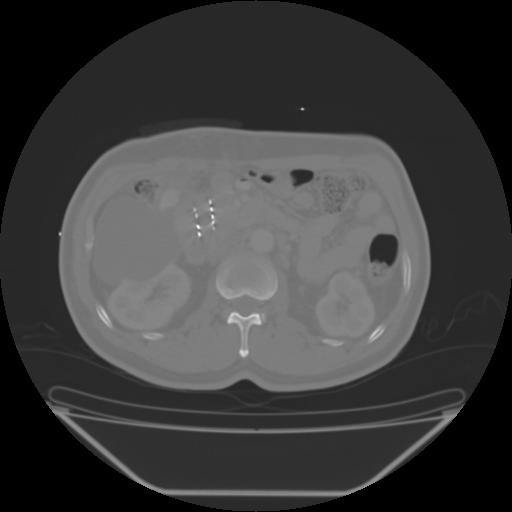
#> input picture Test_Img/4.jpg, 512 x 512 px, found by its file name
$ python peak_local_max.py
#> lines starting #> are read from the running program, lines starting #| are printed output that depends on the picture
# 查找图像中的极值点
from scipy import ndimage as ndi
import matplotlib.pyplot as plt
from skimage.feature import peak_local_max
from skimage import data, img_as_float, io

im = img_as_float(io.imread('/home/qiao/PythonProjects/Scikit-image_On_CT/Test_Img/4.jpg'))
#> im: shape (512, 512) float64; min 0, max 0.996, mean 0.237

# image_max is the dilation of im with a 20*20 structuring element
# It is used within peak_local_max function
image_max = ndi.maximum_filter(im, size=20, mode='constant')
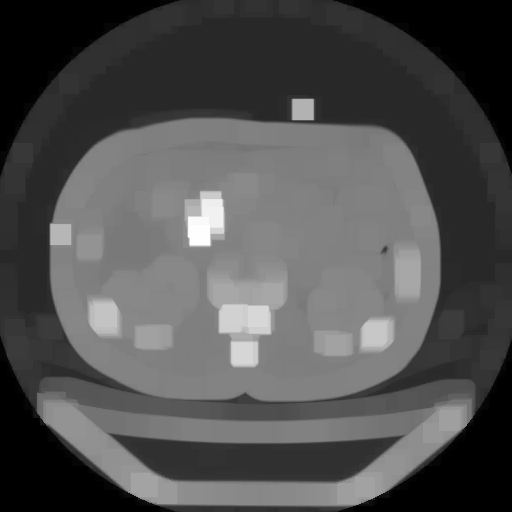
#> image_max: shape (512, 512) float64; min 0, max 0.996, mean 0.318

# Comparison between image_max and im to find the coordinates of local maxima
coordinates = peak_local_max(im, min_distance=30)
#> coordinates = 44 pairs, first value 37 to 431, second value 60 to 449

# display results
fig, axes = plt.subplots(1, 3, figsize=(8, 3), sharex=True, sharey=True)
ax = axes.ravel()
ax[0].imshow(im, cmap=plt.cm.gray)
ax[0].axis('off')
ax[0].set_title('Original')

ax[1].imshow(image_max, cmap=plt.cm.gray)
ax[1].axis('off')
ax[1].set_title('Maximum filter')

ax[2].imshow(im, cmap=plt.cm.gray)
ax[2].autoscale(False)
ax[2].plot(coordinates[:, 1], coordinates[:, 0], 'r.')
ax[2].axis('off')
ax[2].set_title('Peak local max')

fig.tight_layout()

plt.show()
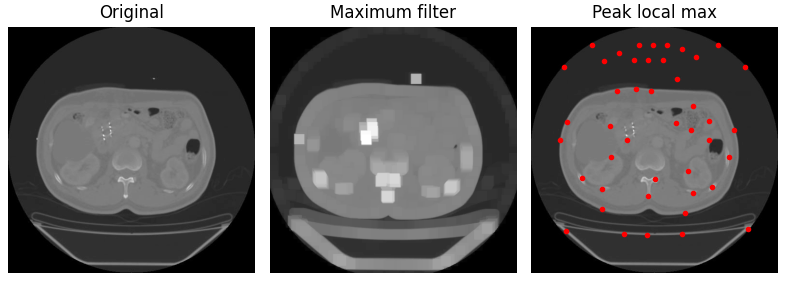
#> figure drawn by matplotlib, 3 panels

$ run again, with Test_Img/10.jpg copied over Test_Img/4.jpg
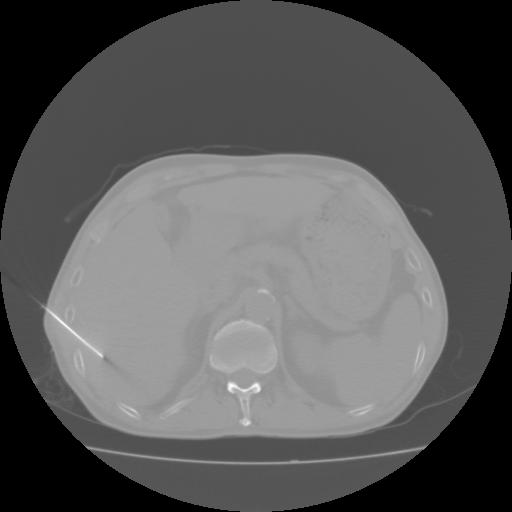
#> input picture Test_Img/10.jpg, 512 x 512 px, found by its file name
#> `image_max = ndi.maximum_filter(im, size=20, mode='constant')`:
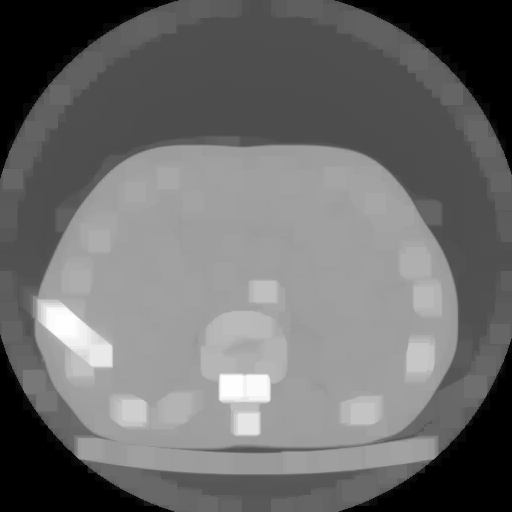
#> image_max: shape (512, 512) float64; min 0, max 0.996, mean 0.425
#> coordinates = 48 pairs, first value 38 to 461, second value 34 to 477
#> `plt.show()`:
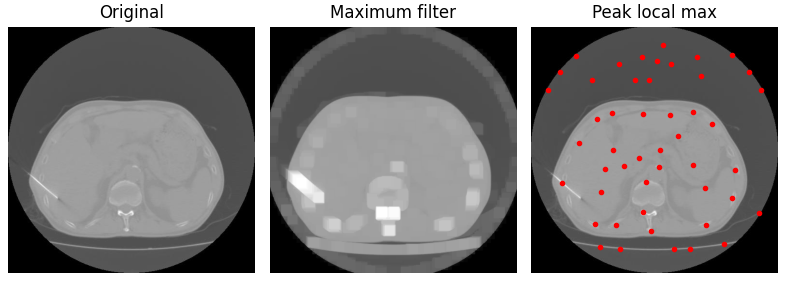
#> figure drawn by matplotlib, 3 panels

$ run again, with Test_Img/41.jpg copied over Test_Img/4.jpg
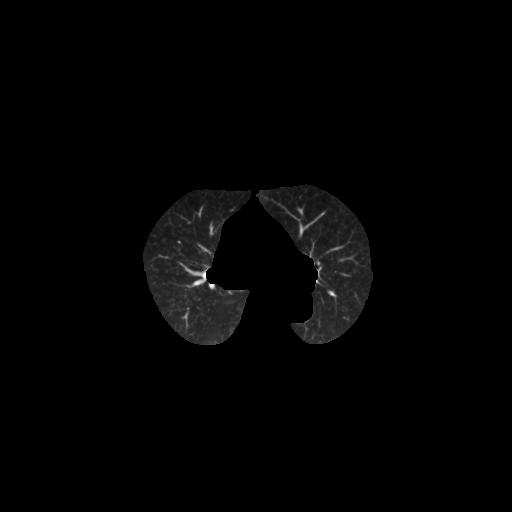
#> input picture Test_Img/41.jpg, 512 x 512 px, found by its file name
#> `image_max = ndi.maximum_filter(im, size=20, mode='constant')`:
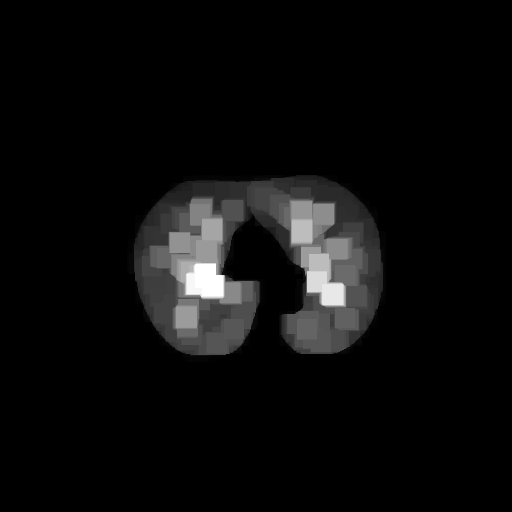
#> image_max: shape (512, 512) float64; min 0, max 1, mean 0.0467
#> coordinates = [[273, 205], [294, 332], [230, 301], [229, 211], [328, 306], [328, 233]]
#> `plt.show()`:
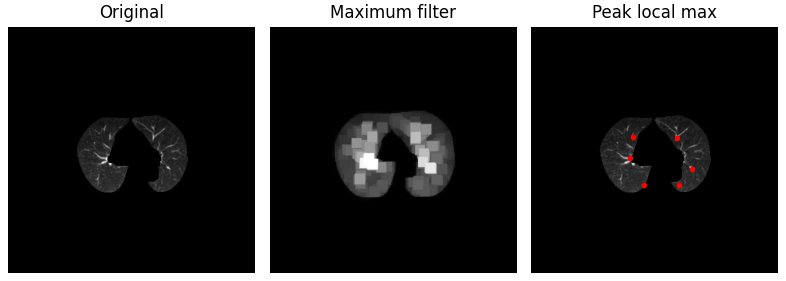
#> figure drawn by matplotlib, 3 panels
